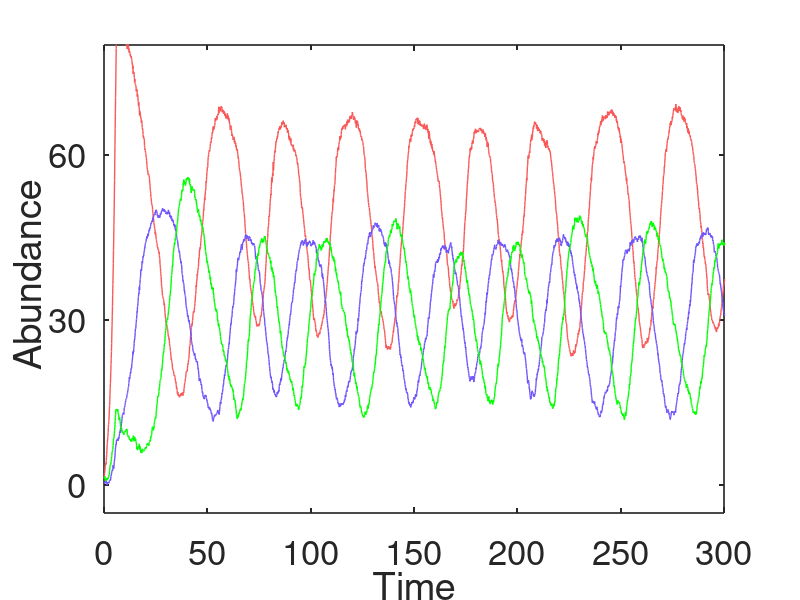

Write the MATLAB code that produced this figure.
clc
clear
% seed=1;rng(seed); %使用它就会使得每次运行的随机数一样，不使用的话就不一样，这里不用

dim=3;
D=0.3;

%区域
xmin=[0,0,0];
xmax=[150,150,150];
% randn (1,dim);
    %半饱和常数Kij矩阵
    Kji=[1,0.6,0.3;0.3,1,0.6;0.6,0.3,1];  %Fig.2A
    %资源含量Cij矩阵
%     Cji=[0.07,0.04,0.04;0.08,0.10,0.08;0.10,0.10,0.14]%Fig.2A
%     Cji=[0.04,0.04,0.07;0.10,0.08,0.08;0.10,0.14,0.10];%Fig.2C
    Cji=[0.04,0.07,0.04;0.08,0.08,0.10;0.14,0.10,0.1]%Fig.2B
    %半饱和常Kij矩阵
    % Kji=[1,0.9,0.3;0.3,1,0.9;0.9,0.3,1];  %Fig.3A
    % Kji=[1,0.5,0.3;0.3,1,0.5;0.5,0.3,1];  %Fig.3B
    % Kji=[1,0.4,0.3;0.3,1,0.4;0.4,0.3,1];  %Fig.3C
    %资源含量Cij矩阵
    % Cji=[0.04,0.07,0.04;0.08,0.08,0.10;0.14,0.10,0.1]%Fig.3A Fig.3B Fig.3C
    %参数取值
    d=1;
    ri=1/d;
    m1=0.25/d;m2=0.25/d;m3=0.25/d;
    S1=6;S2=10;S3=14;
    Rjistar=(m1*Kji)./(ri-m1);

        dt=0.1;
        t=0;
        i=1;
        t0=1000;
        steps=t0/dt;
        %初始条件
        N1=1;N2=1;N3=1;
        while t<=t0
            noise = sqrt(2*D)*randn(1,dim);%每次生成的随机数都不一样，所以放在这里
            R1= S1-Cji(1, 1)*N1-Cji(1, 2)*N2-Cji(1, 3)*N3;
            R2= S2-Cji(2, 1)*N1-Cji(2, 2)*N2-Cji(2, 3)*N3;
            R3= S3-Cji(3, 1)*N1-Cji(3, 2)*N2-Cji(3, 3)*N3;

            if R1<=0
                R1=0;
            end
            if R2<=0
                R2=0;
            end
            if R3<=0
                R3=0;
            end

            Rj=[R1,R1,R1;R2,R2,R2;R3,R3,R3];
            Pji=ri*Rj./(Kji+Rj);

            N1= N1+dt*(N1*(min(Pji(:, 1))-m1))+sqrt(dt)*noise(1,1);
            N2= N2+dt*(N2*(min(Pji(:, 2))-m2))+sqrt(dt)*noise(1,2);
            N3= N3+dt*(N3*(min(Pji(:, 3))-m3))+sqrt(dt)*noise(1,3);

            %边界处理
            if N1<xmin(1,1)
                N1=2*xmin(1,1)-N1;
            elseif N1>xmax(1,1)
                N1=2*xmax(1,1)-N1;
            else
                N1=N1;
            end

            if N2<xmin(1,2)
                N2=2*xmin(1,2)-N2;
            elseif N2>xmax(1,2)
                N2=2*xmax(1,2)-N2;
            else
                N2=N2;
            end
            if N3<xmin(1,3)
                N3=2*xmin(1,3)-N3;
            elseif N3>xmax(1,3)
                N3=2*xmax(1,3)-N3;
            else
                N3=N3;
            end

            t=t+dt;
            % x(i,:)=[t,N1,N2,N3,R1,R2,R3];
            x(i,:)=[t,N1,N2,N3];

            i=i+1;
        end
lightBlue = [0.43, 0.33, 0.99];
lightred = [0.98, 0.34, 0.34];

plot(x(:,1),x(:,2), 'Color', lightred,'LineWidth', 1)
hold on
plot(x(:,1),x(:,3), 'Color', lightBlue,'LineWidth', 1)
hold on
plot(x(:,1),x(:,4),'Color', 'green','LineWidth', 1)
hold on

axis([0 300 ,-5 80])
set(gca,'ytick',0:30:90)
set(gca,'xtick',0:50:300)
set(gca,'XTickLabelRotation',0);%46是字体的旋转角度
set(gca,'YTickLabelRotation',0);%46是字体的旋转角度
xlabel('Time','Fontsize',25)
ylabel(' Abundance','Fontsize',25)
set(gca,'LineWidth',1.2,'Fontsize',25)
set(gca,'TickDir', 'in', 'TickLength', [0.009 0.01])

% legend('N1','N2','N3')
xlabel('Time')
% ylabel('Population abundance','FontSize',15)